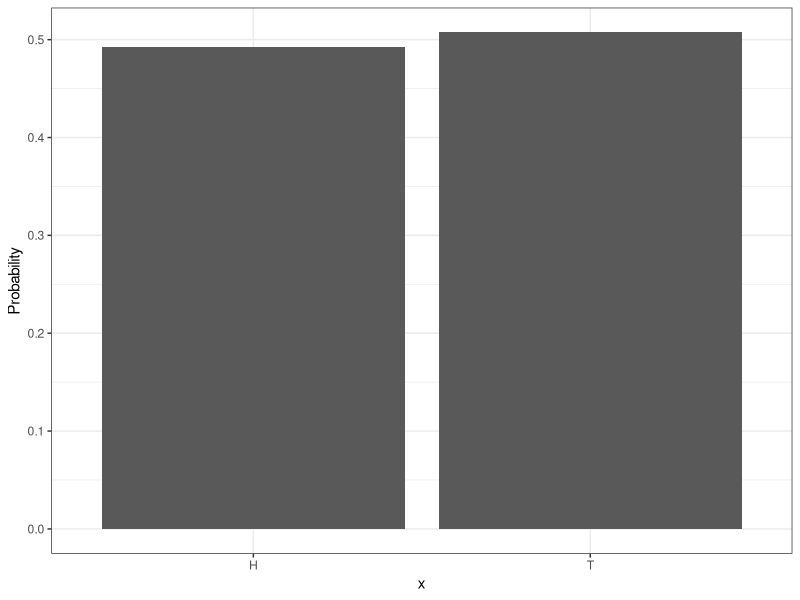
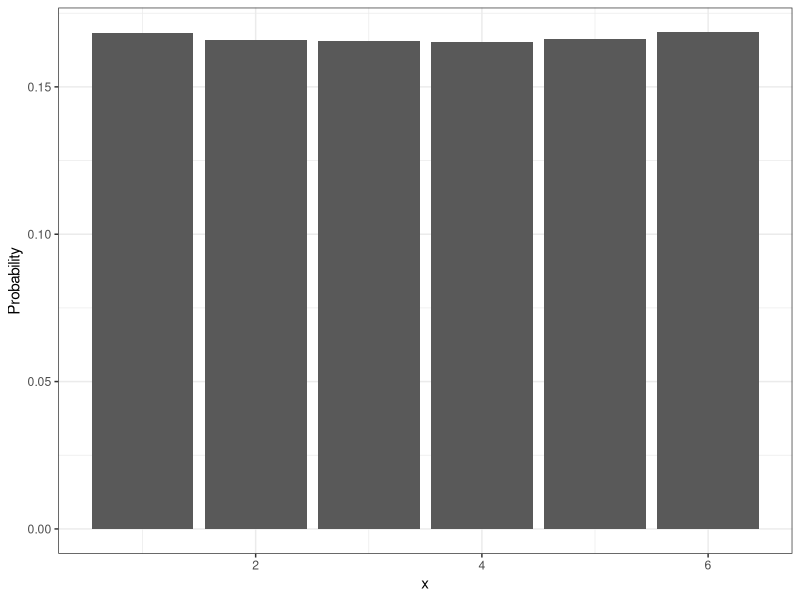
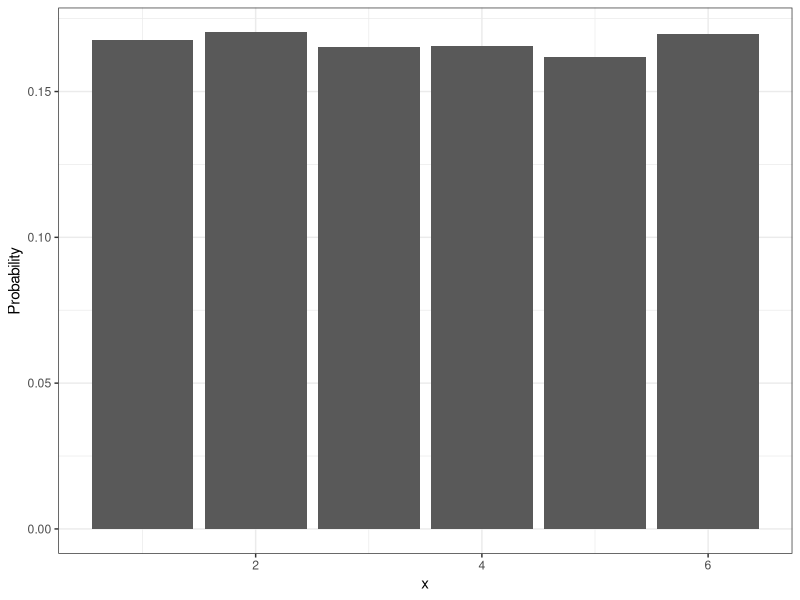
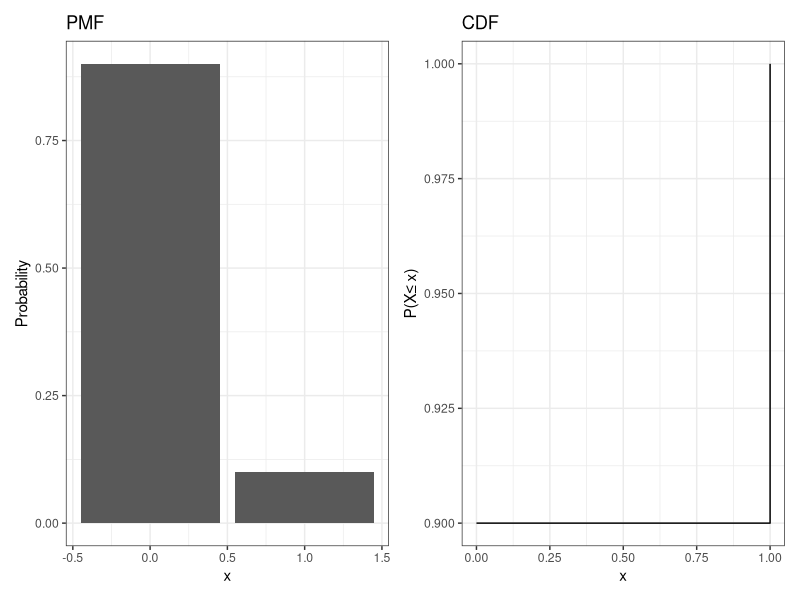
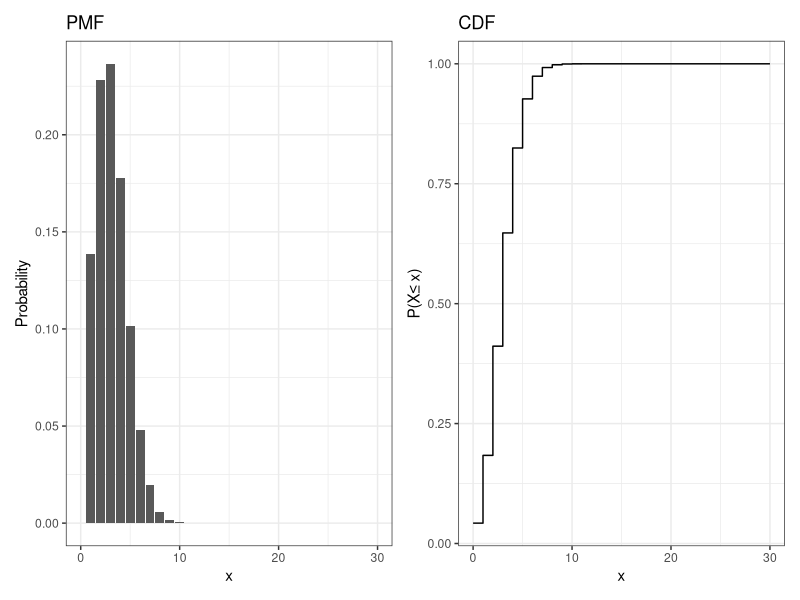
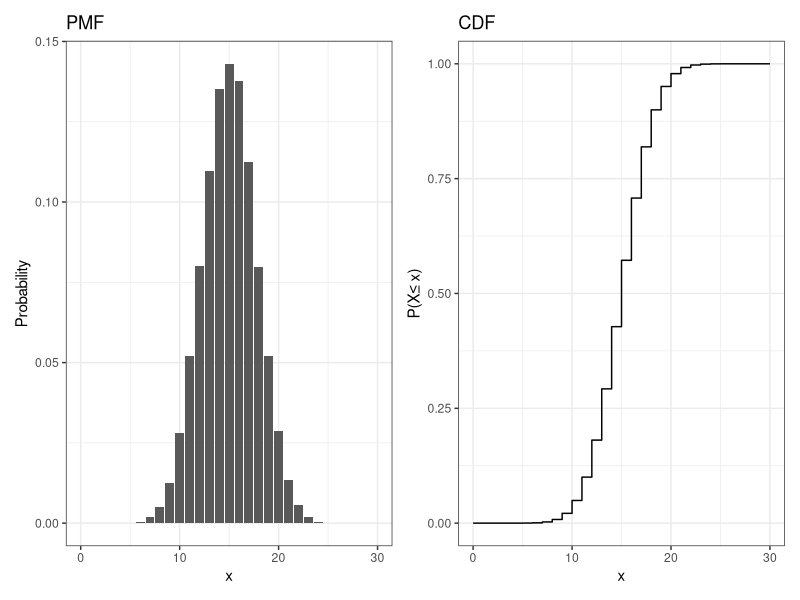
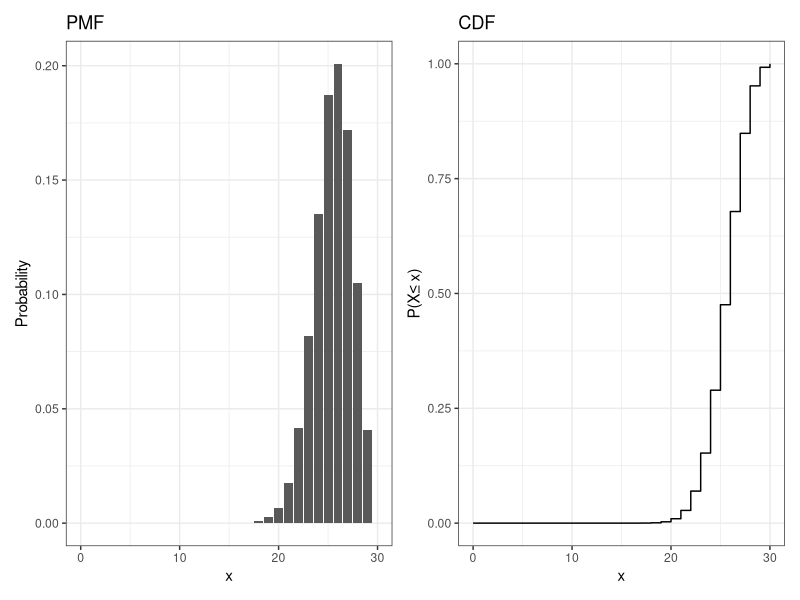
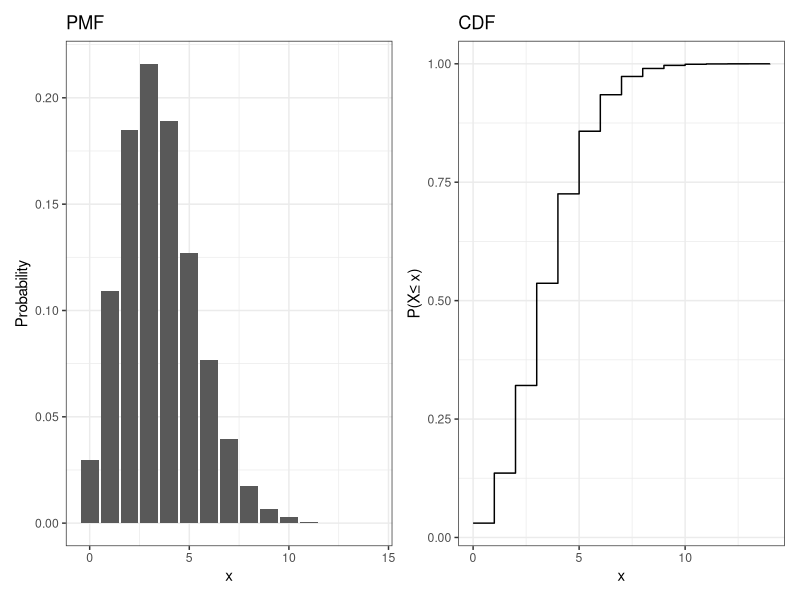

R code for these plots, in order:
## ---- chunk 1
#| fig-align: center
library(tidyverse)
library(patchwork)
x <- sample(c("H", "T"), 5000, replace = T)
x |> tibble() |> 
ggplot(aes(x)) +
geom_bar(aes(y = (..count..)/sum(..count..))) + 
ylab("Probability") +
theme_bw()
## ---- chunk 2
#| fig-align: center
# library(tidyverse)
x <- sample(1:6, 50000, replace = T)
x |> tibble() |> 
ggplot(aes(x)) +
geom_bar(aes(y = (..count..)/sum(..count..))) + 
ylab("Probability") +
theme_bw()

## ---- chunk 3
#| fig-align: center
x <- sample(1:6, 50000, replace = T)
x |> tibble() |> 
ggplot(aes(x)) +
geom_bar(aes(y = (..count..)/sum(..count..))) + 
ylab("Probability") +
theme_bw()

## ---- chunk 4
p <- 0.1
x <- rbinom(50000, 1, p)
p1 <- x |> tibble() |> 
ggplot(aes(x)) +
geom_bar(aes(y = (..count..)/sum(..count..))) + 
ylab("Probability") +
ggtitle("PMF") +
theme_bw()
p2 <- 0:1 |> pbinom(1, p) |> tibble(x = 0:1, y = _) |> 
ggplot(aes(x,y)) +
geom_step() +
theme_bw() +
ggtitle("CDF") +
ylab(paste0("P(X","\u2264"," x)"))
p1 + p2
## ---- chunk 5
p <- 0.1
x <- rbinom(50000, 30, p)
p1 <- x |> tibble() |> 
ggplot(aes(x)) +
geom_bar(aes(y = (..count..)/sum(..count..))) + 
xlim(c(0,30)) +
ylab("Probability") +
ggtitle("PMF") +
theme_bw()
p2 <- 0:30 |> pbinom(30, p) |> tibble(x = 0:30, y = _) |> 
ggplot(aes(x,y)) +
geom_step() +
theme_bw() +
ggtitle("CDF") +
ylab(paste0("P(X","\u2264"," x)"))
p1 + p2
## ---- chunk 6
p <- 0.5
x <- rbinom(50000, 30, p)
p1 <- x |> tibble() |> 
ggplot(aes(x)) +
geom_bar(aes(y = (..count..)/sum(..count..))) + 
xlim(c(0,30)) +
ylab("Probability") +
ggtitle("PMF") +
theme_bw()
p2 <- 0:30 |> pbinom(30, p) |> tibble(x = 0:30, y = _) |> 
ggplot(aes(x,y)) +
geom_step() +
theme_bw() +
ggtitle("CDF") +
ylab(paste0("P(X","\u2264"," x)"))
p1 + p2
## ---- chunk 7
p <- 0.85
x <- rbinom(50000, 30, p)
p1 <- x |> tibble() |> 
ggplot(aes(x)) +
geom_bar(aes(y = (..count..)/sum(..count..))) + 
xlim(c(0,30)) +
ylab("Probability") +
ggtitle("PMF") +
theme_bw()
p2 <- 0:30 |> pbinom(30, p) |> tibble(x = 0:30, y = _) |> 
ggplot(aes(x,y)) +
geom_step() +
theme_bw() +
ggtitle("CDF") +
ylab(paste0("P(X","\u2264"," x)"))
p1 + p2
## ---- chunk 8
p <- 3.5
x <- rpois(50000, p)
p1 <- x |> tibble() |> 
ggplot(aes(x)) +
geom_bar(aes(y = (..count..)/sum(..count..))) + 
ylab("Probability") +
ggtitle("PMF") +
theme_bw()
p2 <- 0:max(x) |> ppois(p) |> tibble(x = 0:max(x), y = _) |> 
ggplot(aes(x,y)) +
geom_step() +
theme_bw() +
ggtitle("CDF") +
ylab(paste0("P(X","\u2264"," x)"))
p1 + p2
## ---- chunk 9
p <- 34.5
x <- rpois(50000, p)
p1 <- x |> tibble() |> 
ggplot(aes(x)) +
geom_bar(aes(y = (..count..)/sum(..count..))) + 
ylab("Probability") +
ggtitle("PMF") +
theme_bw()
p2 <- 0:max(x) |> ppois(p) |> tibble(x = 0:max(x), y = _) |> 
ggplot(aes(x,y)) +
geom_step() +
theme_bw() +
ggtitle("CDF") +
ylab(paste0("P(X","\u2264"," x)"))
p1 + p2
## ---- chunk 10
p <- 0.1
x <- rnbinom(50000,11, p)
p1 <- x |> tibble() |> 
ggplot(aes(x)) +
geom_bar(aes(y = (..count..)/sum(..count..))) +
ylab("Probability") +
ggtitle("PMF") +
theme_bw()
p2 <- 0:max(x) |> pnbinom(11, p) |> tibble(x = 0:max(x), y = _) |> 
ggplot(aes(x,y)) +
geom_step() +
theme_bw() +
ggtitle("CDF") +
ylab(paste0("P(X","\u2264"," x)"))
p1 + p2
## ---- chunk 11
p <- 0.45
x <- rnbinom(50000, 11, p)
p1 <- x |> tibble() |> 
ggplot(aes(x)) +
geom_bar(aes(y = (..count..)/sum(..count..))) +
ylab("Probability") +
ggtitle("PMF") +
theme_bw()
p2 <- 0:max(x) |> pnbinom(11, p) |> tibble(x = 0:max(x), y = _) |> 
ggplot(aes(x,y)) +
geom_step() +
theme_bw() +
ggtitle("CDF") +
ylab(paste0("P(X","\u2264"," x)"))
p1 + p2
## ---- chunk 12
p <- 0.63
x <- rnbinom(50000, 11, p)
p1 <- x |> tibble() |> 
ggplot(aes(x)) +
geom_bar(aes(y = (..count..)/sum(..count..))) +
ylab("Probability") +
ggtitle("PMF") +
theme_bw()
p2 <- 0:max(x) |> pnbinom(11, p) |> tibble(x = 0:max(x), y = _) |> 
ggplot(aes(x,y)) +
geom_step() +
theme_bw() +
ggtitle("CDF") +
ylab(paste0("P(X","\u2264"," x)"))
p1 + p2
## ---- chunk 13
a <- 4
b <- 25
x <- seq(a, b, length.out = 1000)
p1 <- dunif(x, a, b) |> tibble(x = x, y = _) |> 
ggplot(aes(x, y)) +
geom_line() +
ylab("Density") +
ggtitle("PDF") +
theme_bw()
p2 <- punif(x, a, b) |> tibble(x = x, y = _) |> 
ggplot(aes(x,y)) +
geom_line() +
theme_bw() +
ggtitle("CDF") +
ylab(paste0("P(X","\u2264"," x)"))
p1 + p2
## ---- chunk 14
a <- 0
b <- 1
x <- seq(a, b, length.out = 1000)
p1 <- dunif(x, a, b) |> tibble(x = x, y = _) |> 
ggplot(aes(x, y)) +
geom_line() +
ylab("Density") +
ggtitle("PDF") +
theme_bw()
p2 <- punif(x, a, b) |> tibble(x = x, y = _) |> 
ggplot(aes(x,y)) +
geom_line() +
theme_bw() +
ggtitle("CDF") +
ylab(paste0("P(X","\u2264"," x)"))
p1 + p2
## ---- chunk 15
a <- 25
b <- 45
x <- seq(a, b, length.out = 1000)
p1 <- dnorm(x, 34, sqrt(5)) |> tibble(x = x, y = _) |> 
ggplot(aes(x, y)) +
geom_line() +
ylab("Density") +
ggtitle("PDF") +
theme_bw()
p2 <- pnorm(x, 34, sqrt(5)) |> tibble(x = x, y = _) |> 
ggplot(aes(x,y)) +
geom_line() +
theme_bw() +
ggtitle("CDF") +
ylab(paste0("P(X","\u2264"," x)"))
p1 + p2
## ---- chunk 16
a <- -20
b <- 4
x <- seq(a, b, length.out = 1000)
p1 <- dnorm(x, -8, sqrt(10)) |> tibble(x = x, y = _) |> 
ggplot(aes(x, y)) +
geom_line() +
ylab("Density") +
ggtitle("PDF") +
theme_bw()
p2 <- pnorm(x, -8, sqrt(10)) |> tibble(x = x, y = _) |> 
ggplot(aes(x,y)) +
geom_line() +
theme_bw() +
ggtitle("CDF") +
ylab(paste0("P(X","\u2264"," x)"))
p1 + p2
## ---- chunk 17
y <- rgamma(1000, 1.5, 2.6)
a <- 0
b <- 10
x <- seq(a, b, length.out = 1000)
p1 <- dgamma(x, 1.5, 2.6) |> tibble(x = x, y = _) |> 
ggplot(aes(x, y)) +
geom_line() +
ylab("Density") +
ggtitle("PDF") +
theme_bw()
p2 <- pgamma(x, 1.5, 2.6) |> tibble(x = x, y = _) |> 
ggplot(aes(x,y)) +
geom_line() +
theme_bw() +
ggtitle("CDF") +
ylab(paste0("P(X","\u2264"," x)"))
p1 + p2
## ---- chunk 18
y <- rgamma(1000, 3.5, 1.6)
a <- 0
b <- 10
x <- seq(a, b, length.out = 1000)
p1 <- dgamma(x, 3.5, 1.6) |> tibble(x = x, y = _) |> 
ggplot(aes(x, y)) +
geom_line() +
ylab("Density") +
ggtitle("PDF") +
theme_bw()
p2 <- pgamma(x, 3.5, 1.6) |> tibble(x = x, y = _) |> 
ggplot(aes(x,y)) +
geom_line() +
theme_bw() +
ggtitle("CDF") +
ylab(paste0("P(X","\u2264"," x)"))
p1 + p2
## ---- chunk 19
y <- rgamma(1000, 5.2, 1.6)
a <- 0
b <- 10
x <- seq(a, b, length.out = 1000)
p1 <- dgamma(x, 5.2, 1.6) |> tibble(x = x, y = _) |> 
ggplot(aes(x, y)) +
geom_line() +
ylab("Density") +
ggtitle("PDF") +
theme_bw()
p2 <- pgamma(x, 5.2, 1.6) |> tibble(x = x, y = _) |> 
ggplot(aes(x,y)) +
geom_line() +
theme_bw() +
ggtitle("CDF") +
ylab(paste0("P(X","\u2264"," x)"))
p1 + p2
## ---- chunk 20
y <- rbeta(1000, 5.2, 1.6)
a <- 0
b <- 1
x <- seq(a, b, length.out = 1000)
p1 <- dbeta(x, 5.2, 1.6) |> tibble(x = x, y = _) |> 
ggplot(aes(x, y)) +
geom_line() +
ylab("Density") +
ggtitle("PDF") +
theme_bw()
p2 <- pbeta(x, 5.2, 1.6) |> tibble(x = x, y = _) |> 
ggplot(aes(x,y)) +
geom_line() +
theme_bw() +
ggtitle("CDF") +
ylab(paste0("P(X","\u2264"," x)"))
p1 + p2
## ---- chunk 21
y <- rbeta(1000, 1.3, 1.6)
a <- 0
b <- 1
x <- seq(a, b, length.out = 1000)
p1 <- dbeta(x, 1.3, 1.6) |> tibble(x = x, y = _) |> 
ggplot(aes(x, y)) +
geom_line() +
ylab("Density") +
ggtitle("PDF") +
theme_bw()
p2 <- pbeta(x, 1.3, 1.6) |> tibble(x = x, y = _) |> 
ggplot(aes(x,y)) +
geom_line() +
theme_bw() +
ggtitle("CDF") +
ylab(paste0("P(X","\u2264"," x)"))
p1 + p2
## ---- chunk 22
a <- .72
b <- .76
x <- seq(0, 1, length.out = 1000)
p1 <- dbeta(x, a, b) |> tibble(x = x, y = _) |> 
ggplot(aes(x, y)) +
geom_line() +
ylab("Density") +
ggtitle("PDF") +
theme_bw()
p2 <- pbeta(x, a, b) |> tibble(x = x, y = _) |> 
ggplot(aes(x,y)) +
geom_line() +
theme_bw() +
ggtitle("CDF") +
ylab(paste0("P(X","\u2264"," x)"))
p1 + p2
## ---- chunk 23
#| code-fold: show
runif(1, 0, 1)
## ---- chunk 24
a <- -20
b <- 4
x <- seq(a, b, length.out = 1000)
pnorm(x, -8, sqrt(10)) |> tibble(x = x, y = _) |> 
ggplot(aes(x,y)) +
geom_line() +
theme_bw() +
ggtitle("CDF") +
ylab(paste0("P(X","\u2264"," x)"))
## ---- chunk 25
xe <- seq(0, 4, length.out = 1000)
u <- runif(100000)
u |> tibble(x = _) |> 
ggplot(aes(x=u, y = ..density..)) +
geom_histogram() +
geom_line(data = tibble(x = xe, y = dexp(xe, rate = 1/2)),
          mapping = aes(x,y)) +
theme_bw()
## ---- chunk 26
#| code-fold: show
u <- runif(100000)
x <- -2 * log(1-u)
## ---- chunk 27
x |> tibble(x = _) |> 
ggplot(aes(x=x, y = ..density..)) +
geom_histogram() +
geom_line(data = tibble(x = xe, y = dexp(xe, rate = 1/2)),
          mapping = aes(x,y)) +
theme_bw()
## ---- chunk 28
#| code-fold: show
rexp(1, rate = 1)
## ---- chunk 29
xe <- 0:20
u <- runif(100000)
u |> tibble(x = _) |> 
ggplot(aes(x=x, y = ..density..)) +
geom_histogram(bins = 20) +
geom_step(data = tibble(x = xe, y = dpois(xe, lambda = 6)),
          mapping = aes(x,y)) +
theme_bw()
## ---- chunk 30
#| code-fold: show

finder <- function(u){
  x <- 0
  condition <- TRUE
  while (condition) {
    uu <- ppois(x, lambda = 6)
    condition <- uu <= u
    if(condition){
      x <- x + 1
    }
  }
  return(x)
}
xx <- sapply(u, finder)  
xx |> tibble(x = _) |> 
ggplot(aes(x=x, y = ..density..)) +
geom_histogram(bins = 21) +
geom_step(data = tibble(x = xe, y = dpois(xe, lambda = 6)),
          mapping = aes(x,y)) +
theme_bw()
## ---- chunk 31
#| code-fold: show
rpois(1, lambda = 1)
## ---- chunk 32
#| code-fold: show
rnorm(1, mean = 0, sd = 1)
## ---- chunk 33
xe <- seq(0, 20, length.out = 1000)
xe |> tibble(x = _) |> 
ggplot(aes(x=x, y = dgamma(x, shape = 2.3, scale = 1.2))) + 
geom_line() +
ylab("Density") +
theme_bw()
## ---- chunk 34
xe <- seq(0, 20, length.out = 1000)
x <- rexp(100000)
x |> tibble(x = _) |> 
ggplot(aes(x=x, y = ..density..)) + 
geom_histogram(aes(color = "Exponential")) +
geom_line(data = tibble(x = xe, 
                        y = dgamma(x, shape = 2.3, scale = 1.2)), 
          aes(x,y, color = "Gamma")) +
ylab("Density") +
theme_bw() +
theme(legend.position = "bottom",
      legend.title = element_blank())
## ---- chunk 35
xe <- seq(0, 20, length.out = 1000)
xe |> tibble(x = _) |> 
ggplot(aes(x=x, y = dgamma(x, shape = 2.3, scale = 1.2))) + 
geom_line(aes(color = "Gamma")) +
geom_line(data = tibble(x = xe, y = dexp(xe, 1/3)), aes(x,y, color = "Exponential")) +
ylab("Density") +
theme_bw() +
theme(legend.position = "bottom",
      legend.title = element_blank())
## ---- chunk 36
xe <- seq(0, 20, length.out = 1000)
xe |> tibble(x = _) |> 
ggplot(aes(x=x, y = dgamma(x, shape = 2.3, scale = 1.2))) + 
geom_line(aes(color = "Gamma")) +
geom_line(data = tibble(x = xe, y = 1.5*dexp(xe, 1/3)), aes(x,y, color = "Exponential")) +
ylab("Density") +
theme_bw() +
theme(legend.position = "bottom",
      legend.title = element_blank())
## ---- chunk 37
xe <- seq(0, 20, length.out = 1000)
xe |> tibble(x = _) |> 
ggplot(aes(x=x, y = dgamma(x, shape = 2.3, scale = 1.2))) + 
geom_line(aes(color = "Gamma")) +
geom_line(data = tibble(x = xe, y = 3*dexp(xe, 1/3)), aes(x,y, color = "Exponential")) +
ylab("Density") +
theme_bw() +
theme(legend.position = "bottom",
      legend.title = element_blank())
## ---- chunk 38
#| code-fold: show
x <- c()
n <- 0
while(n < 10000){
  e <- rexp(1, 1/2.3)
  u <- runif(1)
  f <- dgamma(e, 2.3, 1/1.2)
  g <- dexp(e, 1/2.3) * 3
  if (u < (f/g)){
    x <- c(x, e)
    n <- length(x)
  }
}

## ---- chunk 39
x |> tibble(x = _) |> 
ggplot(aes(x=x, y = ..density..)) + 
geom_histogram(aes(color = "Exponential")) +
geom_line(data = tibble(x = xe, 
                        y = dgamma(x, shape = 2.3, scale = 1.2)), 
          aes(x,y, color = "Gamma")) +
ylab("Density") +
theme_bw() +
theme(legend.position = "bottom",
      legend.title = element_blank())

## ---- chunk 40
#| code-fold: show
rgamma(1, shape = 1.2, rate = .5)
## ---- chunk 41
#| code-fold: show
rbeta(1, shape1 = 1.2, shape2 = 6.5)
## ---- chunk 42
#| code-fold: show
rbinom(1, prob = .2, size = 1)
## ---- chunk 43
#| code-fold: show
rbinom(1, prob = .5, size = 25)
## ---- chunk 44
#| code-fold: show
rnbinom(1, prob = .6, size = 5)
## ---- chunk 45
norm <- function(x){
  rnorm(10000, 4, sqrt(32))
}
X <- sapply(1:1000, norm)
Xbar <- apply(X, 2, mean)
xx <- seq(min(Xbar)-.1, max(Xbar)+.1, length.out = 100)
Xbar |> tibble(x = _) |> 
  ggplot(aes(x=x, y = ..density..)) +
    geom_histogram() +
    geom_line(data = tibble(x = xx, y = dnorm(xx, 4, sqrt(32/10000))),
              aes(x, y)) +
    theme_bw()
